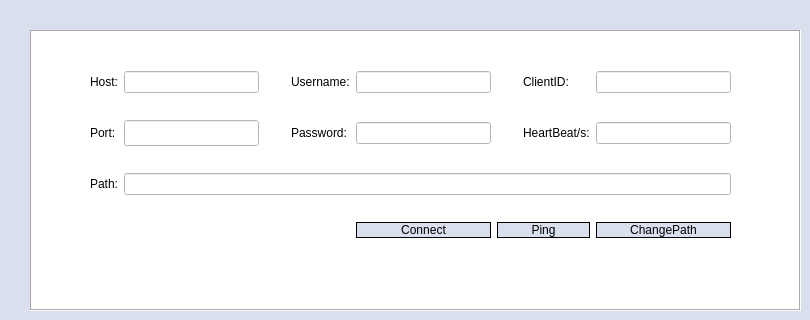
       <widget class="QWidget" name="page">
        <property name="sizePolicy">
         <sizepolicy hsizetype="Expanding" vsizetype="Expanding">
          <horstretch>0</horstretch>
          <verstretch>0</verstretch>
         </sizepolicy>
        </property>
        <property name="styleSheet">
         <string notr="true">background-color: rgb(218, 223, 237);</string>
        </property>
        <widget class="QFrame" name="frame">
         <property name="geometry">
          <rect>
           <x>30</x>
           <y>30</y>
           <width>771</width>
           <height>281</height>
          </rect>
         </property>
         <property name="styleSheet">
          <string notr="true">background-color: rgb(255, 255, 255);</string>
         </property>
         <property name="frameShape">
          <enum>QFrame::Box</enum>
         </property>
         <property name="frameShadow">
          <enum>QFrame::Sunken</enum>
         </property>
         <widget class="QWidget" name="gridLayoutWidget">
          <property name="geometry">
           <rect>
            <x>60</x>
            <y>20</y>
            <width>641</width>
            <height>211</height>
           </rect>
          </property>
          <layout class="QGridLayout" name="gridLayout">
           <item row="1" column="6">
            <widget class="QLabel" name="label_11">
             <property name="styleSheet">
              <string notr="true">font: 11pt &quot;微软雅黑&quot;;
</string>
             </property>
             <property name="text">
              <string>HeartBeat/s:</string>
             </property>
            </widget>
           </item>
           <item row="1" column="0">
            <widget class="QLabel" name="label_3">
             <property name="styleSheet">
              <string notr="true">font: 11pt &quot;微软雅黑&quot;;
</string>
             </property>
             <property name="text">
              <string>Port:</string>
             </property>
            </widget>
           </item>
           <item row="0" column="1">
            <widget class="QLineEdit" name="hostEdit">
             <property name="styleSheet">
              <string notr="true">font: 11pt &quot;微软雅黑&quot;;
background-color: rgb(255, 255, 255);
color: rgb(60, 68, 106);
</string>
             </property>
            </widget>
           </item>
           <item row="1" column="1">
            <widget class="QLineEdit" name="portEdit">
             <property name="minimumSize">
              <size>
               <width>81</width>
               <height>26</height>
              </size>
             </property>
             <property name="styleSheet">
              <string notr="true">font: 11pt &quot;微软雅黑&quot;;
color: rgb(60, 68, 106);

background-color: rgb(255, 255, 255);</string>
             </property>
            </widget>
           </item>
           <item row="0" column="0">
            <widget class="QLabel" name="label">
             <property name="styleSheet">
              <string notr="true">font: 11pt &quot;微软雅黑&quot;;</string>
             </property>
             <property name="text">
              <string>Host:</string>
             </property>
            </widget>
           </item>
           <item row="1" column="3">
            <widget class="QLabel" name="label_5">
             <property name="styleSheet">
              <string notr="true">font: 11pt &quot;微软雅黑&quot;;
;</string>
             </property>
             <property name="text">
              <string>Password:</string>
             </property>
            </widget>
           </item>
           <item row="1" column="4">
            <widget class="QLineEdit" name="pwEdit">
             <property name="styleSheet">
              <string notr="true">font: 11pt &quot;微软雅黑&quot;;
color: rgb(60, 68, 106);

background-color: rgb(255, 255, 255);</string>
             </property>
            </widget>
           </item>
           <item row="1" column="7">
            <widget class="QLineEdit" name="HearBeatEdit">
             <property name="styleSheet">
              <string notr="true">font: 11pt &quot;微软雅黑&quot;;
color: rgb(60, 68, 106);

background-color: rgb(255, 255, 255);</string>
             </property>
            </widget>
           </item>
           <item row="0" column="6">
            <widget class="QLabel" name="label_10">
             <property name="styleSheet">
              <string notr="true">font: 11pt &quot;微软雅黑&quot;;
</string>
             </property>
             <property name="text">
              <string>ClientID:</string>
             </property>
            </widget>
           </item>
           <item row="0" column="7">
            <widget class="QLineEdit" name="clientIDEdit">
             <property name="styleSheet">
              <string notr="true">font: 11pt &quot;微软雅黑&quot;;
color: rgb(60, 68, 106);

background-color: rgb(255, 255, 255);</string>
             </property>
            </widget>
           </item>
           <item row="0" column="2">
            <spacer name="horizontalSpacer_3">
             <property name="orientation">
              <enum>Qt::Horizontal</enum>
             </property>
             <property name="sizeType">
              <enum>QSizePolicy::Fixed</enum>
             </property>
             <property name="sizeHint" stdset="0">
              <size>
               <width>20</width>
               <height>20</height>
              </size>
             </property>
            </spacer>
           </item>
           <item row="0" column="3">
            <widget class="QLabel" name="label_4">
             <property name="styleSheet">
              <string notr="true">font: 11pt &quot;微软雅黑&quot;;
</string>
             </property>
             <property name="text">
              <string>Username:</string>
             </property>
            </widget>
           </item>
           <item row="0" column="4">
            <widget class="QLineEdit" name="userEdit">
             <property name="styleSheet">
              <string notr="true">font: 11pt &quot;微软雅黑&quot;;
color: rgb(60, 68, 106);

background-color: rgb(255, 255, 255);</string>
             </property>
            </widget>
           </item>
           <item row="0" column="5">
            <spacer name="horizontalSpacer_4">
             <property name="orientation">
              <enum>Qt::Horizontal</enum>
             </property>
             <property name="sizeType">
              <enum>QSizePolicy::Fixed</enum>
             </property>
             <property name="sizeHint" stdset="0">
              <size>
               <width>20</width>
               <height>20</height>
              </size>
             </property>
            </spacer>
           </item>
           <item row="6" column="7">
            <widget class="QPushButton" name="setPath">
             <property name="minimumSize">
              <size>
               <width>90</width>
               <height>0</height>
              </size>
             </property>
             <property name="styleSheet">
              <string notr="true">QPushButton
{
font: 11pt &quot;微软雅黑&quot;;

color: black; 
background-color:rgb(218, 223, 237);                                       

	
border:1px groove black; 
border-style: outset;
}
QPushButton::hover
{ /*鼠标悬停在按钮上时*/
font: 11pt &quot;微软雅黑&quot;;
color: black;
 background-color: rgb(255, 255, 255);
border:1px groove black; 
border-style: outset;
}
QPushButton::pressed
{
font: 11pt &quot;微软雅黑&quot;;
color: black; 
border:1px groove black; 
	background-color: rgb(201, 206, 218);
border-style: outset;
}

                   </string>
             </property>
             <property name="text">
              <string>ChangePath</string>
             </property>
            </widget>
           </item>
           <item row="2" column="0">
            <widget class="QLabel" name="label_29">
             <property name="styleSheet">
              <string notr="true">font: 11pt &quot;微软雅黑&quot;;
</string>
             </property>
             <property name="text">
              <string>Path:</string>
             </property>
            </widget>
           </item>
           <item row="2" column="1" colspan="7">
            <widget class="QLineEdit" name="currentPath">
             <property name="styleSheet">
              <string notr="true">font: 11pt &quot;微软雅黑&quot;;
background-color: rgb(255, 255, 255);
color: rgb(60, 68, 106);
</string>
             </property>
            </widget>
           </item>
           <item row="6" column="4">
            <widget class="QPushButton" name="connectButton">
             <property name="styleSheet">
              <string notr="true">QPushButton
{
font: 11pt &quot;微软雅黑&quot;;

color: black; 
background-color:rgb(218, 223, 237);                                       

	
border:1px groove black; 
border-style: outset;
}
QPushButton::hover
{ /*鼠标悬停在按钮上时*/
font: 11pt &quot;微软雅黑&quot;;
color: black;
 background-color: rgb(255, 255, 255);
border:1px groove black; 
border-style: outset;
}
QPushButton::pressed
{
font: 11pt &quot;微软雅黑&quot;;
color: black; 
border:1px groove black; 
	background-color: rgb(201, 206, 218);
border-style: outset;
}

                   </string>
             </property>
             <property name="text">
              <string>Connect</string>
             </property>
            </widget>
           </item>
           <item row="6" column="5" colspan="2">
            <widget class="QPushButton" name="pingButton">
             <property name="styleSheet">
              <string notr="true">QPushButton
{
font: 11pt &quot;微软雅黑&quot;;

color: black; 
background-color:rgb(218, 223, 237);                                       

	
border:1px groove black; 
border-style: outset;
}
QPushButton::hover
{ /*鼠标悬停在按钮上时*/
font: 11pt &quot;微软雅黑&quot;;
color: black;
 background-color: rgb(255, 255, 255);
border:1px groove black; 
border-style: outset;
}
QPushButton::pressed
{
font: 11pt &quot;微软雅黑&quot;;
color: black; 
border:1px groove black; 
	background-color: rgb(201, 206, 218);
border-style: outset;
}

                   </string>
             </property>
             <property name="text">
              <string>Ping</string>
             </property>
            </widget>
           </item>
          </layout>
         </widget>
        </widget>
       </widget>
